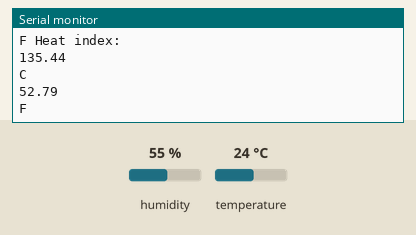
Recording of a sketch running on a simulated Arduino Uno, built with avr-gcc and run on an emulated ATmega328P. Shown: the last lines printed to the serial monitor. The test bench sets the inputs (shaded band); at power-on: humidity 55 %, temperature 24 °C.

Above: at 2.8 s.
2.9 s: humidity set to 22 %
At 4.3 s:
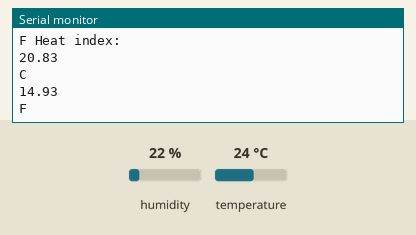
4.4 s: temperature set to 12 °C
5.9 s: humidity set to 40 %
At 7.1 s:
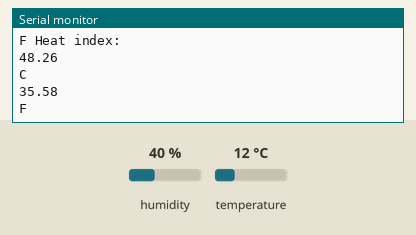
Timing chart, 0 to 8.9 s (numbered marks = the images above; inputs shaded):
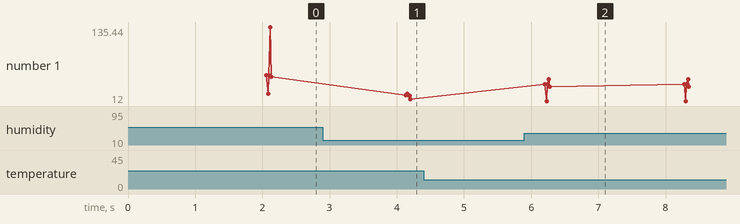

Measured:
- after the input at 2.9 s, the serial monitor: prints a new line after 1.2 s (image 1)
- after the input at 5.9 s, the serial monitor: prints a new line after 0.31 s (image 2)
- plotted number 1: 52.79 → 14.93 after the input at 2.9 s, 14.93 → 35.58 after the input at 5.9 s

The sketch:

dht_messure_temperature_et_humidity.ino
```cpp
#include <DHT.h>
#include <Adafruit_Sensor.h>
#define DHTPIN 5
#define DHTTYPE DHT11
DHT dht(DHTPIN,DHTTYPE);

void setup() {
Serial.begin(9600);
Serial.println(F("dht XX test"));
 dht.begin();
}
void loop() {

delay(2000);
float h = dht.readHumidity();//tempaerature en celsius :par defaut
float t = dht.readTemperature();
float f = dht.readHumidity(true);// temeperature en F
if (isnan(h) || isnan(t) || isnan(f))
{
  Serial.println(F("Failed to send from DHT Sensor"));
  return ;
}
float hif = dht.computeHeatIndex(f,h);
float hic = dht.computeHeatIndex(f,h,false);
Serial.println(F("Humidity : "));
Serial.println(h);
Serial.println(F("Température: "));
Serial.println(t);
Serial.println(F("C"));
Serial.println(f);
Serial.println(F("F Heat index: "));
Serial.println(hic);
Serial.println(F("C"));
Serial.println(hif);
Serial.println(F("F"));

}
```
